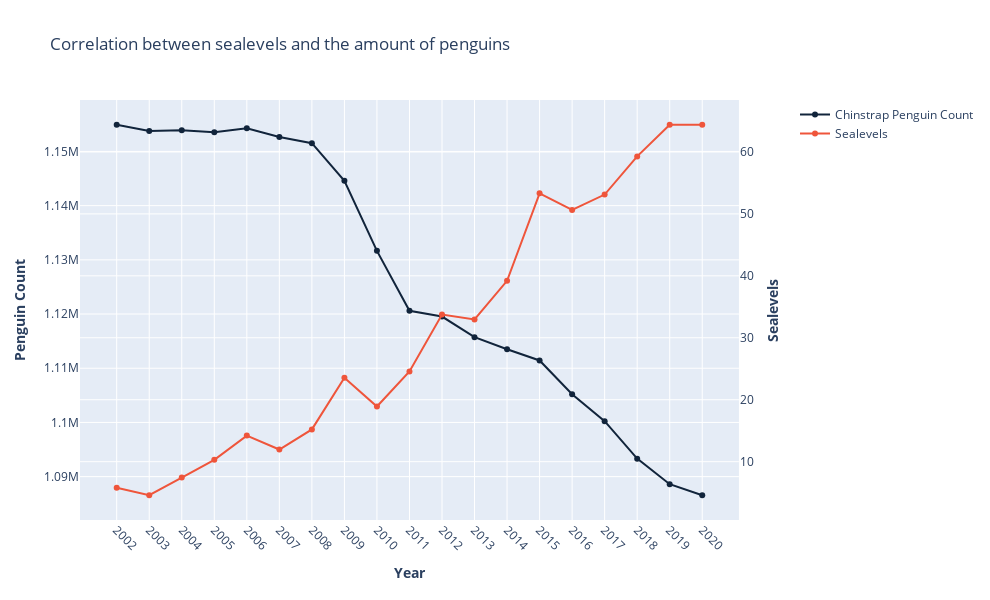

Notebook code for this chart:
### Markdown cell above
### Figure Caption Here

### Code cell
sealevels_range_2002_2020 = sealevels[(sealevels['year'] >= 2002) & (sealevels['year'] <= 2020)]
adelie_penguin = interpolated_data[interpolated_data['common_name'] == 'chinstrap penguin'].groupby('year')['penguin_count'].sum()

# Create figure with secondary y-axis
fig = make_subplots(specs=[[{"secondary_y": True}]])

# Add traces
fig.add_trace(
    go.Scatter(x=adelie_penguin.index, y=adelie_penguin, name="Chinstrap Penguin Count", line=dict(color="#11243B")),
    secondary_y=False,
)

fig.add_trace(
    go.Scatter(x=sealevels_range_2002_2020['year'], y=sealevels_range_2002_2020['GMSL_GIA'], name="Sealevels"),
    secondary_y=True,
)

# Add figure title
fig.update_layout(
    title_text="Correlation between sealevels and the amount of penguins"
)

# Set x-axis title
fig.update_xaxes(title_text="<b>Year</b>", tickangle= 45)

# Set y-axes titles
fig.update_yaxes(title_text="<b>Penguin Count</b>", secondary_y=False)
fig.update_yaxes(title_text="<b>Sealevels</b>", secondary_y=True)

fig.update_layout(xaxis=dict(tickvals=sealevels_range_2002_2020['year']),
                autosize=False,
                width=990,
                height=600
            )

fig.show()

### Figure 1 — Plotly figure (JSON) as saved in the notebook; plotly's stock layout.template omitted (floating-point values rounded to 4 significant figures)
{"data": [{"line": {"color": "#11243B"}, "name": "Chinstrap Penguin Count", "type": "scatter", "x": [2002, 2003, 2004, 2005, 2006, 2007, 2008, 2009, 2010, 2011, 2012, 2013, 2014, 2015, 2016, 2017, 2018, 2019, 2020], "xaxis": "x", "y": [1155000.0, 1154000.0, 1154000.0, 1154000.0, 1154000.0, 1153000.0, 1152000.0, 1145000.0, 1132000.0, 1121000.0, 1120000.0, 1116000.0, 1114000.0, 1111000.0, 1105000.0, 1100000.0, 1093000.0, 1089000.0, 1086566], "yaxis": "y"}, {"name": "Sealevels", "type": "scatter", "x": [2002, 2003, 2004, 2005, 2006, 2007, 2008, 2009, 2010, 2011, 2012, 2013, 2014, 2015, 2016, 2017, 2018, 2019, 2020], "xaxis": "x", "y": [5.78, 4.58, 7.43, 10.3, 14.21, 11.96, 15.21, 23.54, 18.9, 24.57, 33.75, 32.95, 39.2, 53.32, 50.64, 53.12, 59.28, 64.39, 64.39], "yaxis": "y2"}], "layout": {"autosize": false, "height": 600, "title": {"text": "Correlation between sealevels and the amount of penguins"}, "width": 990, "xaxis": {"anchor": "y", "domain": [0, 0.94], "tickangle": 45, "tickvals": [2002, 2003, 2004, 2005, 2006, 2007, 2008, 2009, 2010, 2011, 2012, 2013, 2014, 2015, 2016, 2017, 2018, 2019, 2020], "title": {"text": "<b>Year</b>"}}, "yaxis": {"anchor": "x", "domain": [0, 1], "title": {"text": "<b>Penguin Count</b>"}}, "yaxis2": {"anchor": "x", "overlaying": "y", "side": "right", "title": {"text": "<b>Sealevels</b>"}}}}
